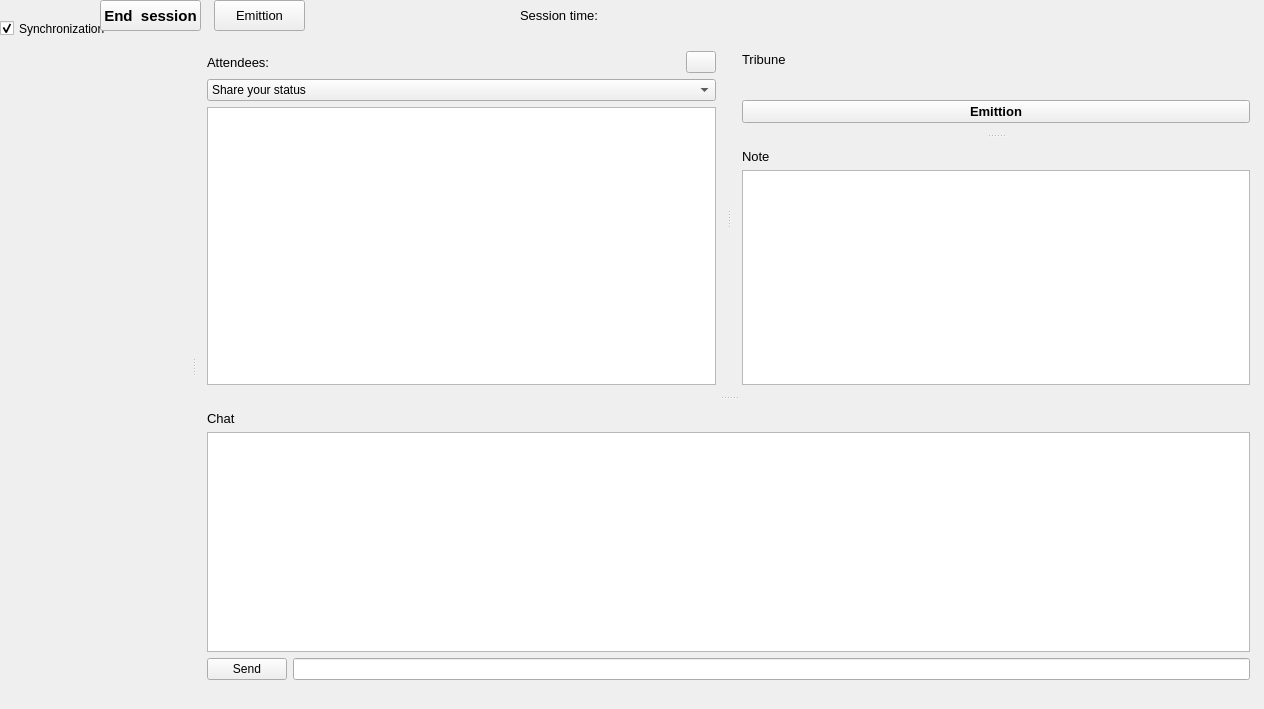
<?xml version="1.0" encoding="UTF-8"?>
<ui version="4.0">
 <class>mainwindowClass</class>
 <widget class="QMainWindow" name="mainwindowClass">
  <property name="geometry">
   <rect>
    <x>0</x>
    <y>0</y>
    <width>1264</width>
    <height>709</height>
   </rect>
  </property>
  <property name="windowTitle">
   <string>mainwindow</string>
  </property>
  <widget class="QWidget" name="centralWidget">
   <widget class="QPushButton" name="Screenbtn">
    <property name="geometry">
     <rect>
      <x>214</x>
      <y>0</y>
      <width>91</width>
      <height>31</height>
     </rect>
    </property>
    <property name="font">
     <font>
      <pointsize>10</pointsize>
     </font>
    </property>
    <property name="text">
     <string>Emittion</string>
    </property>
    <property name="icon">
     <iconset resource="../../Sumer 99.4/lmsAZ/mainwindow.qrc">
      <normaloff>:/mainwindow/icon_ha/55444-200.png</normaloff>:/mainwindow/icon_ha/55444-200.png</iconset>
    </property>
    <property name="iconSize">
     <size>
      <width>28</width>
      <height>28</height>
     </size>
    </property>
   </widget>
   <widget class="QLabel" name="label_8">
    <property name="geometry">
     <rect>
      <x>520</x>
      <y>0</y>
      <width>201</width>
      <height>31</height>
     </rect>
    </property>
    <property name="font">
     <font>
      <pointsize>10</pointsize>
     </font>
    </property>
    <property name="text">
     <string>Session time:</string>
    </property>
   </widget>
   <widget class="QLabel" name="label_7">
    <property name="geometry">
     <rect>
      <x>760</x>
      <y>0</y>
      <width>221</width>
      <height>31</height>
     </rect>
    </property>
    <property name="font">
     <font>
      <pointsize>11</pointsize>
     </font>
    </property>
    <property name="text">
     <string/>
    </property>
    <property name="wordWrap">
     <bool>true</bool>
    </property>
   </widget>
   <widget class="QSplitter" name="splitter_4">
    <property name="geometry">
     <rect>
      <x>0</x>
      <y>40</y>
      <width>1261</width>
      <height>651</height>
     </rect>
    </property>
    <property name="orientation">
     <enum>Qt::Horizontal</enum>
    </property>
    <widget class="QWidget" name="widget" native="true">
     <widget class="QTabWidget" name="tabWidget">
      <property name="enabled">
       <bool>true</bool>
      </property>
      <property name="geometry">
       <rect>
        <x>0</x>
        <y>0</y>
        <width>201</width>
        <height>631</height>
       </rect>
      </property>
      <property name="currentIndex">
       <number>-1</number>
      </property>
      <property name="documentMode">
       <bool>true</bool>
      </property>
      <property name="tabsClosable">
       <bool>false</bool>
      </property>
     </widget>
    </widget>
    <widget class="QSplitter" name="splitter_3">
     <property name="orientation">
      <enum>Qt::Vertical</enum>
     </property>
     <widget class="QSplitter" name="splitter_2">
      <property name="orientation">
       <enum>Qt::Horizontal</enum>
      </property>
      <widget class="QWidget" name="layoutWidget">
       <layout class="QGridLayout" name="gridLayout">
        <item row="0" column="0">
         <widget class="QLabel" name="label_2">
          <property name="maximumSize">
           <size>
            <width>16777215</width>
            <height>16</height>
           </size>
          </property>
          <property name="font">
           <font>
            <pointsize>10</pointsize>
           </font>
          </property>
          <property name="text">
           <string>Attendees:</string>
          </property>
         </widget>
        </item>
        <item row="0" column="1">
         <widget class="QPushButton" name="pushButton_2">
          <property name="enabled">
           <bool>true</bool>
          </property>
          <property name="maximumSize">
           <size>
            <width>30</width>
            <height>30</height>
           </size>
          </property>
          <property name="text">
           <string/>
          </property>
          <property name="icon">
           <iconset resource="../../Sumer 99.4/lmsAZ/mainwindow.qrc">
            <normaloff>:/mainwindow/icon_ha/Gear-512.png</normaloff>:/mainwindow/icon_ha/Gear-512.png</iconset>
          </property>
          <property name="iconSize">
           <size>
            <width>30</width>
            <height>30</height>
           </size>
          </property>
         </widget>
        </item>
        <item row="2" column="0" colspan="2">
         <widget class="QListWidget" name="listWidget_2"/>
        </item>
        <item row="1" column="0" colspan="2">
         <widget class="QComboBox" name="comboBox">
          <item>
           <property name="text">
            <string>Share your status</string>
           </property>
          </item>
          <item>
           <property name="text">
            <string>Aggreement</string>
           </property>
           <property name="icon">
            <iconset resource="../../Sumer 99.4/lmsAZ/mainwindow.qrc">
             <normaloff>:/mainwindow/icon_ha/402-512.png</normaloff>:/mainwindow/icon_ha/402-512.png</iconset>
           </property>
          </item>
          <item>
           <property name="text">
            <string>Opposition</string>
           </property>
           <property name="icon">
            <iconset resource="../../Sumer 99.4/lmsAZ/mainwindow.qrc">
             <normaloff>:/mainwindow/icon_ha/close-512.png</normaloff>:/mainwindow/icon_ha/close-512.png</iconset>
           </property>
          </item>
          <item>
           <property name="text">
            <string>Happy</string>
           </property>
           <property name="icon">
            <iconset resource="../../Sumer 99.4/lmsAZ/mainwindow.qrc">
             <normaloff>:/mainwindow/icon_ha/icons8-happy-100.png</normaloff>:/mainwindow/icon_ha/icons8-happy-100.png</iconset>
           </property>
          </item>
          <item>
           <property name="text">
            <string>Sad</string>
           </property>
           <property name="icon">
            <iconset resource="../../Sumer 99.4/lmsAZ/mainwindow.qrc">
             <normaloff>:/mainwindow/icon_ha/icons8-sad-100.png</normaloff>:/mainwindow/icon_ha/icons8-sad-100.png</iconset>
           </property>
          </item>
          <item>
           <property name="text">
            <string>Request to speak</string>
           </property>
           <property name="icon">
            <iconset resource="../../Sumer 99.4/lmsAZ/mainwindow.qrc">
             <normaloff>:/mainwindow/icon_ha/pngkey.com-thumb-up-icon-png-6501721.png</normaloff>:/mainwindow/icon_ha/pngkey.com-thumb-up-icon-png-6501721.png</iconset>
           </property>
          </item>
          <item>
           <property name="text">
            <string>Sound problem</string>
           </property>
           <property name="icon">
            <iconset resource="../../Sumer 99.4/lmsAZ/mainwindow.qrc">
             <normaloff>:/mainwindow/icon_ha/no-headphones.png</normaloff>:/mainwindow/icon_ha/no-headphones.png</iconset>
           </property>
          </item>
         </widget>
        </item>
       </layout>
      </widget>
      <widget class="QSplitter" name="splitter">
       <property name="orientation">
        <enum>Qt::Vertical</enum>
       </property>
       <widget class="QWidget" name="layoutWidget_2">
        <layout class="QGridLayout" name="gridLayout_3">
         <item row="0" column="0">
          <widget class="QLabel" name="label">
           <property name="maximumSize">
            <size>
             <width>16777215</width>
             <height>16</height>
            </size>
           </property>
           <property name="font">
            <font>
             <pointsize>10</pointsize>
            </font>
           </property>
           <property name="text">
            <string>Tribune</string>
           </property>
          </widget>
         </item>
         <item row="1" column="0">
          <widget class="QLabel" name="label_3">
           <property name="autoFillBackground">
            <bool>true</bool>
           </property>
           <property name="text">
            <string/>
           </property>
           <property name="pixmap">
            <pixmap resource="../../Sumer 99.4/lmsAZ/mainwindow.qrc">:/mainwindow/icon_ha/images1.jpg</pixmap>
           </property>
           <property name="alignment">
            <set>Qt::AlignCenter</set>
           </property>
          </widget>
         </item>
         <item row="2" column="0">
          <widget class="QPushButton" name="pushButton_4">
           <property name="font">
            <font>
             <family>Arial</family>
             <pointsize>10</pointsize>
             <weight>75</weight>
             <italic>false</italic>
             <bold>true</bold>
            </font>
           </property>
           <property name="text">
            <string>Emittion</string>
           </property>
          </widget>
         </item>
        </layout>
       </widget>
       <widget class="QWidget" name="layoutWidget_3">
        <layout class="QGridLayout" name="gridLayout_4">
         <item row="0" column="0">
          <widget class="QLabel" name="label_5">
           <property name="font">
            <font>
             <pointsize>10</pointsize>
            </font>
           </property>
           <property name="text">
            <string>Note</string>
           </property>
          </widget>
         </item>
         <item row="1" column="0">
          <widget class="QPlainTextEdit" name="plainTextEdit">
           <property name="readOnly">
            <bool>true</bool>
           </property>
          </widget>
         </item>
        </layout>
       </widget>
      </widget>
     </widget>
     <widget class="QWidget" name="layoutWidget_4">
      <layout class="QGridLayout" name="gridLayout_2">
       <item row="2" column="1">
        <widget class="QLineEdit" name="lineEdit"/>
       </item>
       <item row="2" column="0">
        <widget class="QPushButton" name="pushButton">
         <property name="text">
          <string>Send</string>
         </property>
        </widget>
       </item>
       <item row="1" column="0" colspan="2">
        <widget class="QListWidget" name="listWidget"/>
       </item>
       <item row="0" column="0" colspan="2">
        <widget class="QLabel" name="label_4">
         <property name="maximumSize">
          <size>
           <width>16777215</width>
           <height>16</height>
          </size>
         </property>
         <property name="font">
          <font>
           <pointsize>10</pointsize>
          </font>
         </property>
         <property name="text">
          <string>Chat</string>
         </property>
        </widget>
       </item>
      </layout>
     </widget>
    </widget>
   </widget>
   <widget class="QLabel" name="label_6">
    <property name="geometry">
     <rect>
      <x>1060</x>
      <y>0</y>
      <width>251</width>
      <height>41</height>
     </rect>
    </property>
    <property name="text">
     <string/>
    </property>
   </widget>
   <widget class="QCheckBox" name="checkBox">
    <property name="geometry">
     <rect>
      <x>0</x>
      <y>20</y>
      <width>111</width>
      <height>17</height>
     </rect>
    </property>
    <property name="font">
     <font>
      <pointsize>9</pointsize>
     </font>
    </property>
    <property name="text">
     <string>Synchronization</string>
    </property>
    <property name="checked">
     <bool>true</bool>
    </property>
   </widget>
   <widget class="QPushButton" name="pushButton_3">
    <property name="geometry">
     <rect>
      <x>100</x>
      <y>0</y>
      <width>101</width>
      <height>31</height>
     </rect>
    </property>
    <property name="font">
     <font>
      <pointsize>11</pointsize>
      <weight>75</weight>
      <bold>true</bold>
     </font>
    </property>
    <property name="text">
     <string>End  session</string>
    </property>
   </widget>
  </widget>
 </widget>
 <layoutdefault spacing="6" margin="11"/>
 <resources>
  <include location="mainwindow.qrc"/>
  <include location="../../Sumer 99.4/lmsAZ/mainwindow.qrc"/>
 </resources>
 <connections/>
</ui>
